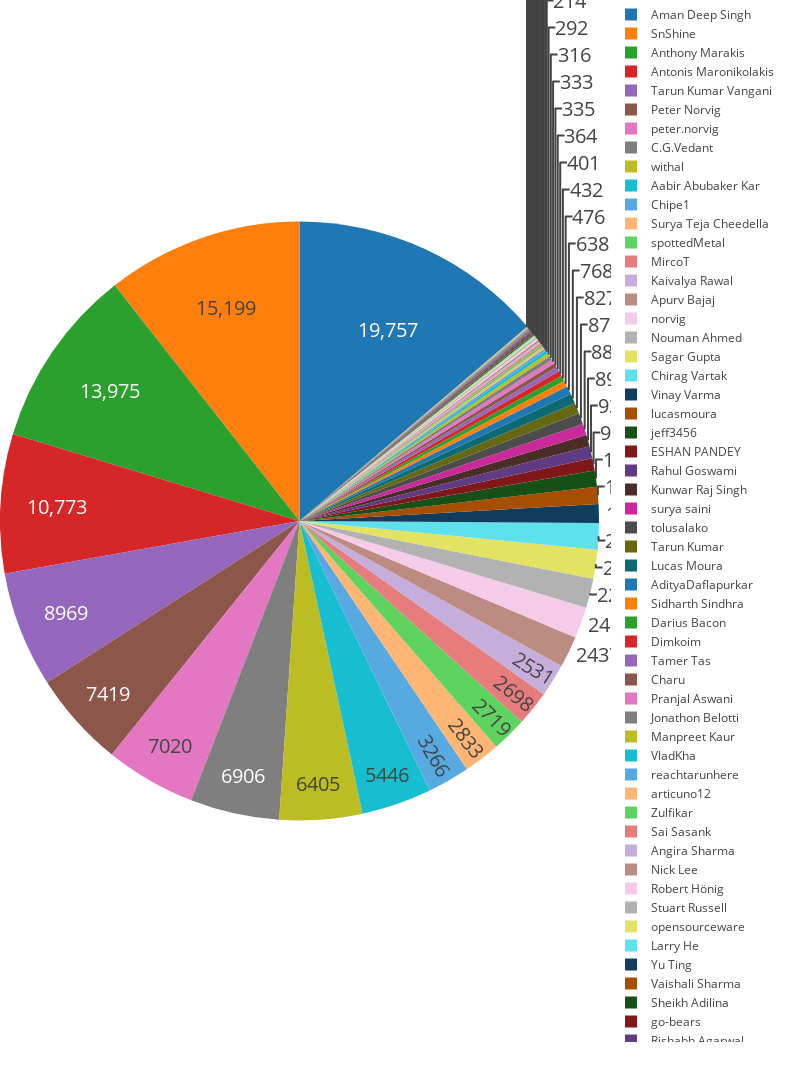

Here is the notebook cell this chart was saved with:
### Code cell
labels = lines_changed_df.key
values = lines_changed_df['0']

trace = [go.Pie(labels=labels, values=values, 
               hoverinfo='label+percent', textinfo='value',
               textfont=dict(size=20),
               #marker=dict(line=dict(color='#000000', width=1))
        )]
layout = go.Layout(
    autosize=False,
    width=800,
    height=1200,
    margin=go.Margin(
        l=0,
        r=50,
        b=50,
        t=0,
        pad=4
    )
)

fig = go.Figure(data=trace, layout=layout)
iplot(fig, filename="Lines_changed_by_authors")

### Figure 1 — Plotly figure (JSON) as saved in the notebook; plotly's stock layout.template omitted (floating-point values rounded to 4 significant figures)
{"data": [{"hoverinfo": "label+percent", "labels": ["withal", "norvig", "Anthony Marakis", "Peter Norvig", "Antonis Maronikolakis", "SnShine", "Tarun Kumar Vangani", "C.G.Vedant", "Chirag Vartak", "Aman Deep Singh", "Surya Teja Cheedella", "Chipe1", "Darius Bacon", "Tarun Kumar", "spottedMetal", "lucasmoura", "MircoT", "Kaivalya Rawal", "Larry He", "Apurv Bajaj", "Nouman Ahmed", "AdityaDaflapurkar", "Sidharth Sindhra", "jeff3456", "Vinay Varma", "Yu Ting", "Aabir Abubaker Kar", "articuno12", "Charu", "Tamer Tas", "peter.norvig", "tolusalako", "Angira Sharma", "ESHAN PANDEY", "Pranjal Aswani", "surya saini", "Jonathon Belotti", "Kunwar Raj Singh", "Luke Schoen", "Rahul Goswami", "Rahul Patel", "Rishabh Agarwal", "reachtarunhere", "Ayush Jain", "Krishna Wadhwani", "Lucas Moura", "Nishant Suman", "Robert Hönig", "Sagar Gupta", "Sampad Kumar Saha", "Sheikh Adilina", "Toluwanimi Salako", "Varshit", "abhishek garg", "opensourceware", "Aareon Sullivan", "Aditya Harsh", "Agnishom Chattopadhyay", "Alan Oliveira", "Allen", "Azizur Rahman", "Chinmaya Pancholi", "Christopher Chen", "DKE", "Dimkoim", "Edward Gonsalves", "Jacob Kalakal Joseph", "Jonathan Guillotte-Blouin", "Justin Russell", "Luis Martí", "Manpreet Kaur", "Mort Yao", "Nick Lee", "Pranjal Bhansali", "Rishav1", "Sai Sasank", "Saloni Gupta", "Seenivasan M", "Senthil Kumaran", "Snigdha Rao", "Stuart Russell", "Utkarsh Agrawal", "Vaishali Sharma", "Vidur Satija", "Vishnu Dutt Sharma", "VladKha", "Vladimir", "Yagnesh", "Zulfikar", "chiragvartak", "go-bears", "greyshadows", "sofmonk", "srburnet", "tbcdebug", "utk1610"], "textfont": {"size": 20}, "textinfo": "value", "type": "pie", "values": [6405, 2411, 13975, 7419, 10773, 15199, 8969, 6906, 2051, 19757, 2833, 3266, 432, 827, 2719, 1339, 2698, 2531, 88, 2437, 2287, 638, 476, 1252, 1437, 78, 5446, 186, 335, 364, 7020, 877, 152, 952, 333, 882, 316, 896, 40, 930, 49, 60, 194, 33, 22, 768, 12, 142, 2230, 36, 73, 4, 14, 4, 108, 2, 16, 6, 6, 15, 2, 10, 3, 9, 401, 9, 2, 38, 2, 2, 292, 4, 150, 2, 1, 163, 12, 30, 2, 12, 131, 52, 74, 2, 19, 214, 2, 2, 177, 0, 65, 2, 8, 2, 2, 5]}], "layout": {"autosize": false, "height": 1200, "margin": {"b": 50, "l": 0, "pad": 4, "r": 50, "t": 0}, "width": 800}}
